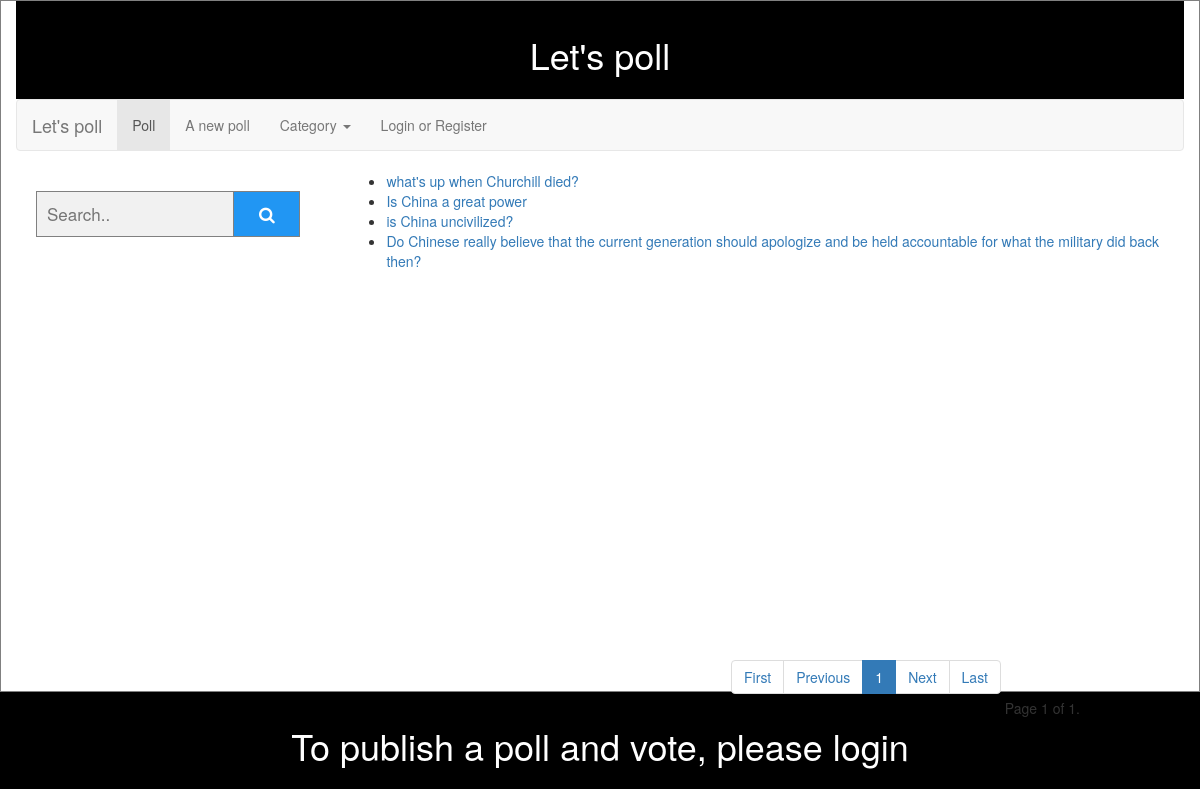
The page /poll/category/Politics/ on the database its author committed.
### poll/models.py (models this page shows, shortened)
class Question(models.Model):
    question_text = models.CharField(max_length=100)
    pub_date = models.DateTimeField('data published')
    topic = models.CharField(max_length=20, default="other")
    limit_of_voters = models.IntegerField(default=0)
    launcher = models.CharField(max_length=20, default="Liwei")
    def was_published_recently(self):
        return self.pub_date >= timezone.now() - datetime.timedelta(days=1)
    was_published_recently.short_description = 'Published recently?'

### poll/views.py (the view)
# urls.py: url(r'^category/(?P<name>[A-Za-z]+)/$', views.category, name="category"),
def category(request, name):
    feedback = Question.objects.filter(topic=name).order_by('pub_date')
    pages = Paginator(feedback, 7)
    page = request.GET.get('page', '1')
    polls = pages.page(page)
    next_page = 1
    previous_page = 1
    if polls.has_next():
        next_page = polls.next_page_number()
    if polls.has_previous():
        previous_page = polls.previous_page_number()
    poll_number = len(Question.objects.all())
    user_number = len(User.objects.all())
    context = {
        'poll_number': poll_number,
        'user_number': user_number,
        'previous_page': previous_page,
        'next_page': next_page,
        'first_page': 1,
        'last_page': pages.num_pages,
        'polls': polls,
    }
    return render(request, 'poll/index_new.html', context)

### poll/templates/poll/index_new.html (shortened to what this page needs)
<!DOCTYPE html>
<html>
<head>
<link rel="stylesheet" href="https://maxcdn.bootstrapcdn.com/bootstrap/3.3.7/css/bootstrap.min.css">
<link rel="stylesheet" href="https://cdnjs.cloudflare.com/ajax/libs/font-awesome/4.7.0/css/font-awesome.min.css">
</head>
<body>
<div class="container">
<header>
   <h1>Let's poll</h1>
</header>
<nav class="navbar navbar-default" role="navigation">
	<div class="container-fluid">
	<div class="navbar-header">
		<a class="navbar-brand" href="">Let's poll</a>
	</div>
	<div>
		<ul class="nav navbar-nav">
			<li class="active"><a href="{% url 'poll:index' %}">Poll</a></li>
			<li><a href= {% url 'poll:launch' %}>A new poll</a></li>
			<li class="dropdown">
				<a href="" class="dropdown-toggle" data-toggle="dropdown">
					Category
					<b class="caret"></b>
				</a>
			</li>
            {% if request.session.is_login %}
                <li><a href="{% url 'login:personal_info' %}">{{ request.session.user_name }}</a></li>
                <li><a href="{% url 'login:logout' %}">Logout</a></li>
            {% else %}
                <li><a href= "{% url 'poll:login' %}">Login or Register</a></li>
            {% endif %}
		</ul>
	</div>
	</div>
</nav>
<div class = "side">
    <form class="example" action="{% url 'poll:search'%}" method="post" style="margin:auto;max-width:100%">
      <input type="text" placeholder="Search.." name="keywords">
      <button type="submit"><i class="fa fa-search"></i></button>
   </form>
</div>
<div>
{% if polls %}
    <ul>
    {% for question in polls %}
    <li><a href="{% url 'poll:detail' question.id %}">{{ question.question_text }}</a></li>
    {% endfor %}
    </ul>
{% else %}
    <p>No polls are available.</p>
{% endif %}
</div>
    <div style="position: absolute; top:80%; right:10%">
        <ul class="pagination">
            <li class="page-item"><a class="page-link" href="?page={{ first_page }}">First</a></li>
            <li class="page-item"><a class="page-link" href="?page={{ previous_page }}">Previous</a></li>
            <li class="page-item active"><a class="page-link" href="?page={{ polls.number }}">{{ polls.number }}</a></li>
            <li class="page-item"><a class="page-link" href="?page={{ next_page }}">Next</a></li>
            <li class="page-item"><a class="page-link" href="?page={{ last_page }}">Last</a></li>
        </ul>
        <span class="current">
            Page {{ polls.number }} of {{ polls.paginator.num_pages }}.
        </span>
    </div>
</div>
<footer>
    {% if request.session.is_login %}
    <h1>Hi,{{ request.session.user_name }} Well comeback!</h1>
    {% else %}
    <h1>To publish a poll and vote, please login</h1>
    {% endif %}
</footer>
</body>
</html>

### poll/templates/poll/index_new.html (style rules this page uses)
div.container { width: 100%; min-height: 500px; border: 1px solid gray; }
header, footer { padding: 1em; color: white; background-color: black; clear: left; text-align: center; }
div.side { min-height: 500px; float: left; width: 30%; margin: 10px; padding: 10px; }
* { box-sizing: border-box; }
form.example input[type=text] { padding: 10px; font-size: 17px; border: 1px solid grey; float: left; width: 60%; background: #f1f1f1; }
form.example button { float: left; width: 20%; padding: 10px; background: #2196F3; color: white; font-size: 17px; border: 1px solid grey; border-left: none; cursor: pointer; }
form.example::after { content: ""; clear: both; display: table; }

### rows shown on the page
Question: question_text "what's up when Churchill died?"
Question: question_text "Is China a great power"
Question: question_text "is China uncivilized?"
Question: question_text "Do Chinese really believe that the current generation should apologize and be held accountable for what the military did back then?"

### other values the page prints
{{ polls.number }} "1"
{{ polls.paginator.num_pages }} "1"
